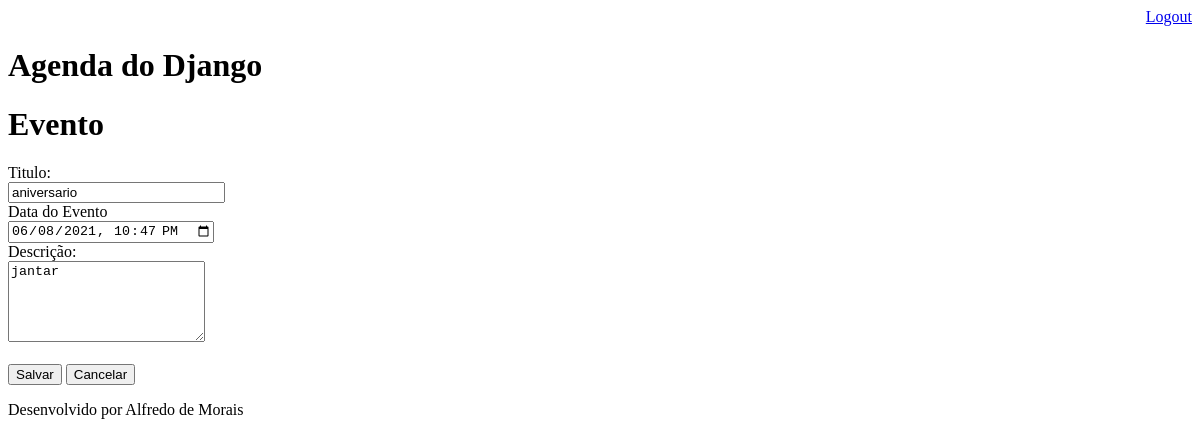
/agenda/evento/?id=4 (signed in), run on an earlier commit of the app's database.
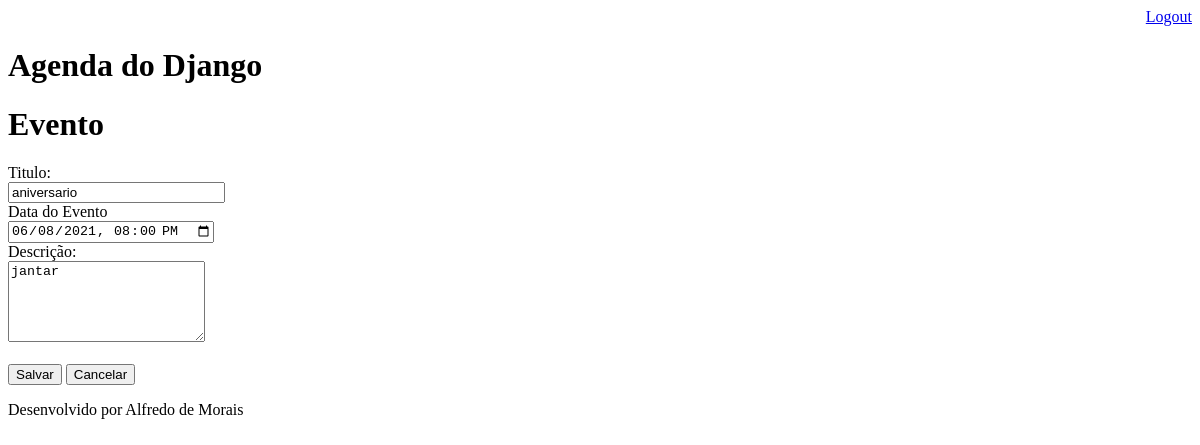
And on a later commit of the database.
### core/models.py (models this page shows, shortened)
class Evento(models.Model):
    titulo = models.CharField(max_length=100)
    descricao = models.TextField(blank=True, null=True)
    data_evento = models.DateTimeField(verbose_name='Data do Evento')
    data_criacao = models.DateTimeField(auto_now=True)
    usuario = models.ForeignKey(User, on_delete=models.CASCADE)
    class Meta:
        db_table = 'evento'
    def get_data_input_evento(self):
        return self.data_evento.strftime('%Y-%m-%dT%H:%M')

### core/views.py (the view)
# urls.py: path('agenda/evento/', views.evento),
@login_required(login_url='/login/')
def evento(request):
    id_evento = request.GET.get('id')
    dados = {}
    if id_evento:
        dados['evento'] = Evento.objects.get(id=id_evento)
    return render(request, 'evento.html', dados)

### templates/evento.html (shortened to what this page needs)
{% extends 'model-page.html' %}
{% block content %}
    <div align="left">
        <form action="submit" method="POST">{% csrf_token %}
            <h1>Evento</h1>
            <label>Titulo:</label>
            <br>
            <input type="text" name="titulo" size="24" value="{{ evento.titulo }}">
            <br>
            <label>Data do Evento</label>
            <br>
            <input type="datetime-local" name="data_evento" value="{{ evento.get_data_input_evento }}">
            <br>
            <label>Descrição:</label>
            <br>
            <textarea name="descricao" rows="5" cols="22" >{{ evento.descricao }}</textarea>
            <br><br>
            <button type="submit">Salvar</button>
            <a href='/'>
                <button type="button">Cancelar</button>
            </a>
        </form>
    </div>
{% endblock %}

What changed in the data, as far as the page shows it:
changed Evento "aniversario": data_evento "06/08/2021 22:47" → "06/08/2021 20:00"
